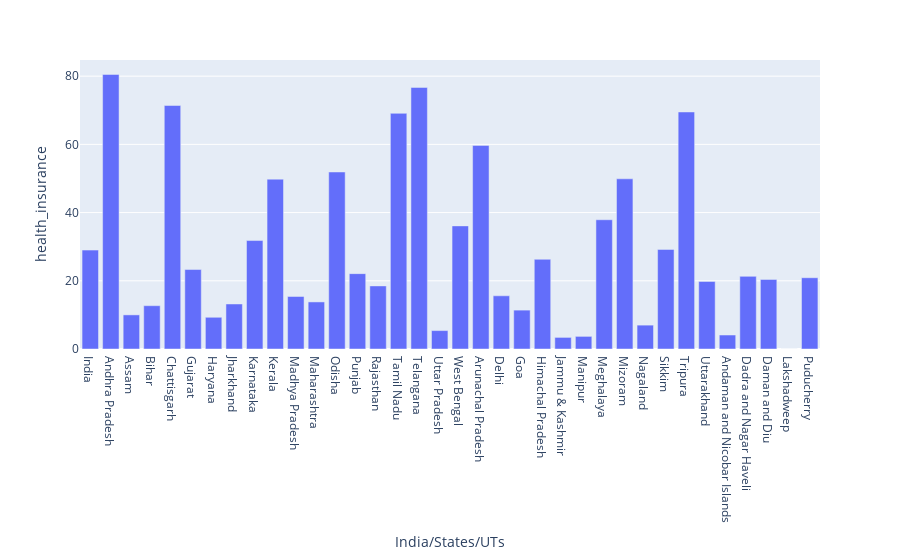

Notebook cell for this chart:
### Code cell
fig = px.bar(health_insurance_NFHS4_Rural, x='India/States/UTs', y='health_insurance')
fig.show()

### Figure 1 — Plotly figure (JSON) as saved in the notebook; plotly's stock layout.template omitted (floating-point values rounded to 4 significant figures)
{"data": [{"alignmentgroup": "True", "hovertemplate": "India/States/UTs=%{x}<br>health_insurance=%{y}<extra></extra>", "legendgroup": "", "marker": {"color": "#636efa"}, "name": "", "offsetgroup": "", "orientation": "v", "showlegend": false, "textposition": "auto", "type": "bar", "x": ["India", "Andhra Pradesh", "Assam", "Bihar", "Chattisgarh", "Gujarat", "Haryana", "Jharkhand", "Karnataka", "Kerala", "Madhya Pradesh", "Maharashtra", "Odisha", "Punjab", "Rajasthan", "Tamil Nadu", "Telangana", "Uttar Pradesh", "West Bengal", "Arunachal Pradesh", "Delhi", "Goa", "Himachal Pradesh", "Jammu & Kashmir", "Manipur", "Meghalaya", "Mizoram", "Nagaland", "Sikkim", "Tripura", "Uttarakhand", "Andaman and Nicobar Islands", "Dadra and Nagar Haveli", "Daman and Diu", "Lakshadweep", "Puducherry"], "xaxis": "x", "y": [29, 80.5, 10, 12.7, 71.4, 23.3, 9.3, 13.2, 31.8, 49.8, 15.4, 13.8, 51.9, 22.1, 18.5, 69.1, 76.7, 5.4, 36.1, 59.7, 15.6, 11.4, 26.3, 3.4, 3.7, 37.9, 49.9, 7, 29.2, 69.5, 19.8, 4.1, 21.3, 20.4, 0, 20.9], "yaxis": "y"}], "layout": {"barmode": "relative", "legend": {"tracegroupgap": 0}, "margin": {"t": 60}, "xaxis": {"anchor": "y", "domain": [0, 1], "title": {"text": "India/States/UTs"}}, "yaxis": {"anchor": "x", "domain": [0, 1], "title": {"text": "health_insurance"}}}}
